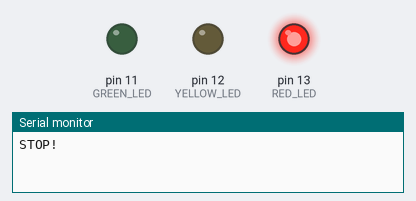
Simulated run of this sketch. Board: Arduino Uno, built with avr-gcc and run on an emulated ATmega328P. Shown: output pins drawn as LEDs (lit = HIGH), the last lines printed to the serial monitor.

Above: at 2.5 s.
At 5.5 s:
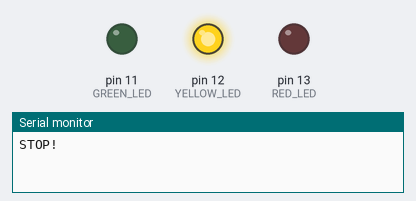
At 8.5 s:
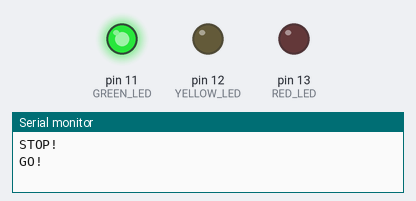
Timing chart, 0 to 15.6 s (numbered marks = the images above):
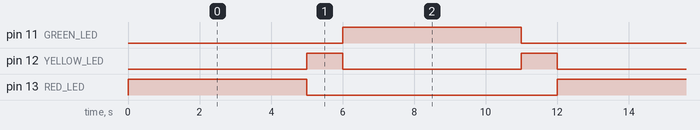

The sketch:

Exersice2_Traffic_light.ino
```cpp
const byte RED_LED = 13;
const byte YELLOW_LED = 12;
const byte GREEN_LED = 11;
int timeUnit = 1000;

void setup() {
  // put your setup code here, to run once:

  Serial.begin(9600);
  pinMode(RED_LED, OUTPUT);
  pinMode(YELLOW_LED, OUTPUT);
  pinMode(GREEN_LED, OUTPUT);

}

void loop() {
  // put your main code here, to run repeatedly:

  //Red light
  digitalWrite(RED_LED, HIGH);
  Serial.println("STOP!");
  delay(timeUnit * 5);
  digitalWrite(RED_LED, LOW);

  //Yellow light
  digitalWrite(YELLOW_LED, HIGH);
  delay(timeUnit);
  digitalWrite(YELLOW_LED, LOW);

  //Green light
  digitalWrite(GREEN_LED, HIGH);
  Serial.println("GO!");
  delay(timeUnit * 5);
  digitalWrite(GREEN_LED, LOW);

  //Yellow light
  digitalWrite(YELLOW_LED, HIGH);
  delay(timeUnit);
  digitalWrite(YELLOW_LED, LOW);


}
```

Measured:
- by itself, pin 11 (GREEN_LED), pin 13 (RED_LED): alternates HIGH for 5.0 s and LOW for 7.0 s
- by itself, pin 12 (YELLOW_LED): alternates HIGH for 1.0 s and LOW for 5.0 s
- by itself, everything shown: repeats every 12.0 s, in 5 steps
